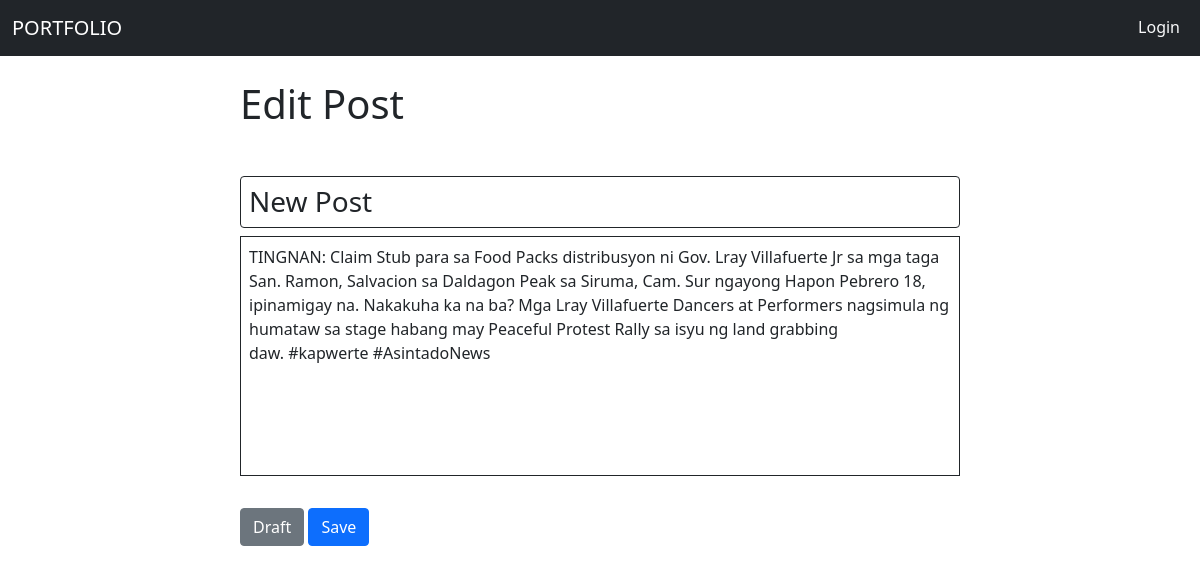
Screenshot of /views/pages/createPost.php?edit=true&id=3 with the database file from the repository.
### tables this page shows
CREATE TABLE `posts` (
  `id` int(11) NOT NULL AUTO_INCREMENT,
  `title` varchar(255) NOT NULL,
  `body` longtext NOT NULL,
  `creator_id` int(11) NOT NULL,
  `created_at` datetime DEFAULT current_timestamp(),
  PRIMARY KEY (`id`)
);

### models/crud.php (called while the page is built, shortened)
<?php
include 'config.php';
function query($sql, $data=null) {
    global $db;
    $stmt = $db->prepare($sql);
    $stmt->execute($data);
    return $stmt;
}

### views/pages/createPost.php (the view, shortened to what this page needs)
<?php
include '../../models/auth.php';
include_once '../../models/crud.php';
if(isset($_GET['edit'])){
    $header = "Edit";
    $submit = "Save";
    $postId = $_GET['id'];
    $sql = "select * from posts where id=?";
    $data = [$postId];
    $post = query($sql,$data)->fetch();
    $title = $post['title'];
    $body = $post['body'];
}
?>
<!DOCTYPE html>
<html lang="en">
<head>
    <link rel="stylesheet" href="https://cdn.jsdelivr.net/npm/bootstrap@5.0.1/dist/css/bootstrap.min.css">
    <link rel="stylesheet" href="https://cdnjs.cloudflare.com/ajax/libs/font-awesome/7.0.1/css/all.min.css">
</head>
<body>
    <div id="navbar-section">
        <?php include '../components/navbar.php' ?>
    </div>
<div class="d-flex flex-column mb-4 align-items-center">
    <div class="pt-4 px-4 w-100" style="max-width:768px;">
        <form id="createPostForm" action="../../models/crud_handler.php" method="post">
        <h1 class="mb-5"><?=$header?> Post</h1>
        <h3 id="title-input" class="border border-dark p-2 rounded" contenteditable="true" required><?=$title?></h3>
        <p id="body-input" class="border border-dark p-2" style="min-height:15rem;" contenteditable="true"><?=$body?></p>
        <button class="btn btn-secondary mt-3">Draft</button>
        <button class="btn btn-primary mt-3"><?=$submit?></button>
        </form>
    </div>
</div>
</body>
</html>

### rows the page displays
posts: title "New Post", body "TINGNAN: Claim Stub para sa Food Packs distribusyon ni Gov. Lray Villafuerte Jr sa mga taga San. Ramon, Salvacion sa Daldagon Peak sa Siruma, Cam. Sur ngayong Hapon Pebrero 18, ipinamigay na. Nakakuha ka na ba? Mga Lray Villafuerte Dancers at Performers nagsimula ng humataw sa stage habang may Peaceful Protest Rally sa isyu ng land grabbing daw. #kapwerte #AsintadoNews"

### other values shown
$header "Edit"
$submit "Save"
